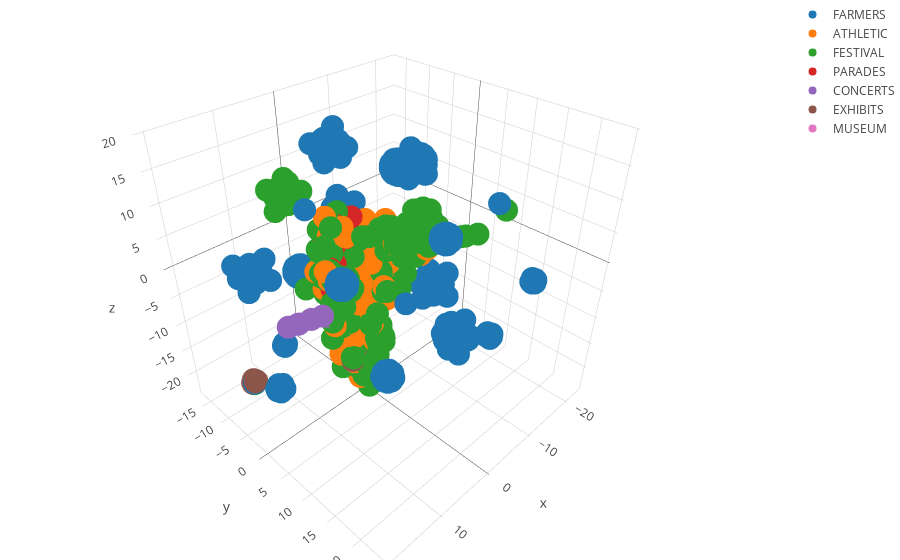

Notebook source saved alongside this figure:
### Code cell
gen_3d_plotly(list(df.event_type.unique()), nmf_embedded, df.event_type.values)
